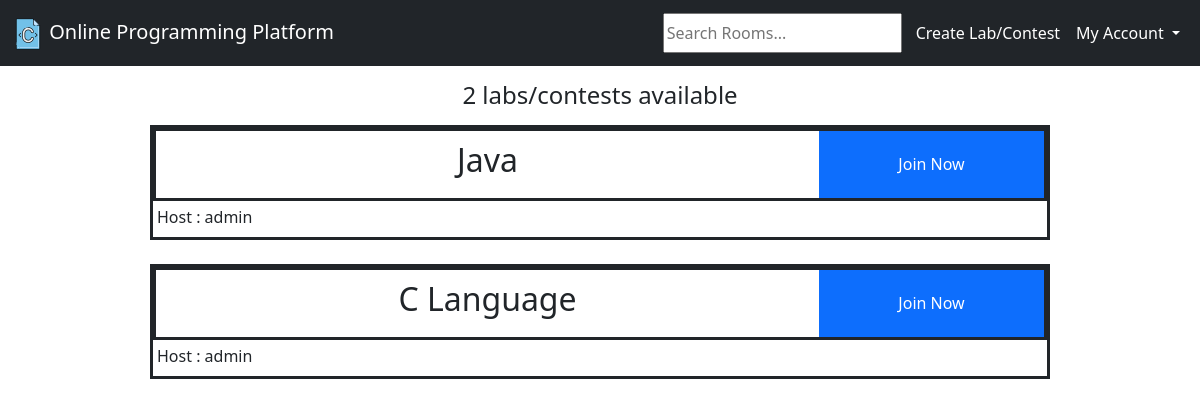
/home/, run on an earlier commit of the app's database.
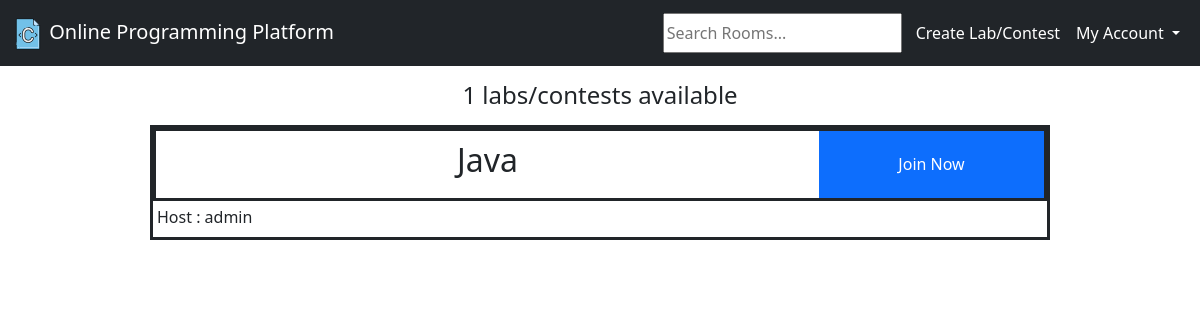
And on a later commit of the database.
### base/models.py (models this page shows, shortened)
class Room(models.Model):
    host = models.ForeignKey(User, on_delete=models.SET_NULL, null=True)
    name = models.CharField(max_length=200)
    description = models.TextField(null=True, blank=True)
    updated = models.DateTimeField(auto_now=True)
    created = models.DateTimeField(auto_now_add=True)
    class Meta:
        ordering = ['-updated', '-created']

### base/views.py (the view)
# urls.py: 2. Add a URL to urlpatterns:  path('', views.home, name='home')
def home(request):
    q = request.GET.get('q') if request.GET.get('q') != None else ''  # for searching
    rooms = Room.objects.filter(
        Q(name__icontains=q)  # |
    )
    room_count = rooms.count()
    context = {'rooms': rooms, 'room_count': room_count}
    return render(request, "home.html", context)

### templates/home.html (shortened to what this page needs)
{% extends 'main.html' %}
{% block style %}
{% load static %}
<link rel="stylesheet" href="{% static 'css/home_style.css' %}">
{% endblock %}
{% block content %}
<div>
    <h4 style="text-align:center; margin:15px; ">{{room_count}} labs/contests available</h4>
    <div>
        {% for room in rooms %}
        <div class="room-tile">
            <div class="room-tile-1">
                <div class="room-tile-name">
                    <h2>{{room.name}}</h2>
                </div>
                <div class="room-tile-button">
                    <a href="/room/{{room.id}}" class="btn btn-primary rounded-0">Join Now</a>
                </div>
            </div>
            <div class="room-tile-2">
                <div class="room-tile-host">
                    <h6>Host : {{room.host.username}}</h6>
                </div>
            </div>
        </div>
        <br>
        {% endfor %}
    </div>
</div>
{% endblock %}

What changed in the data, as far as the page shows it:
removed Room: name "C Language", host.username "admin"
Also different on the page:
{{ room_count }}: "2" → "1"
